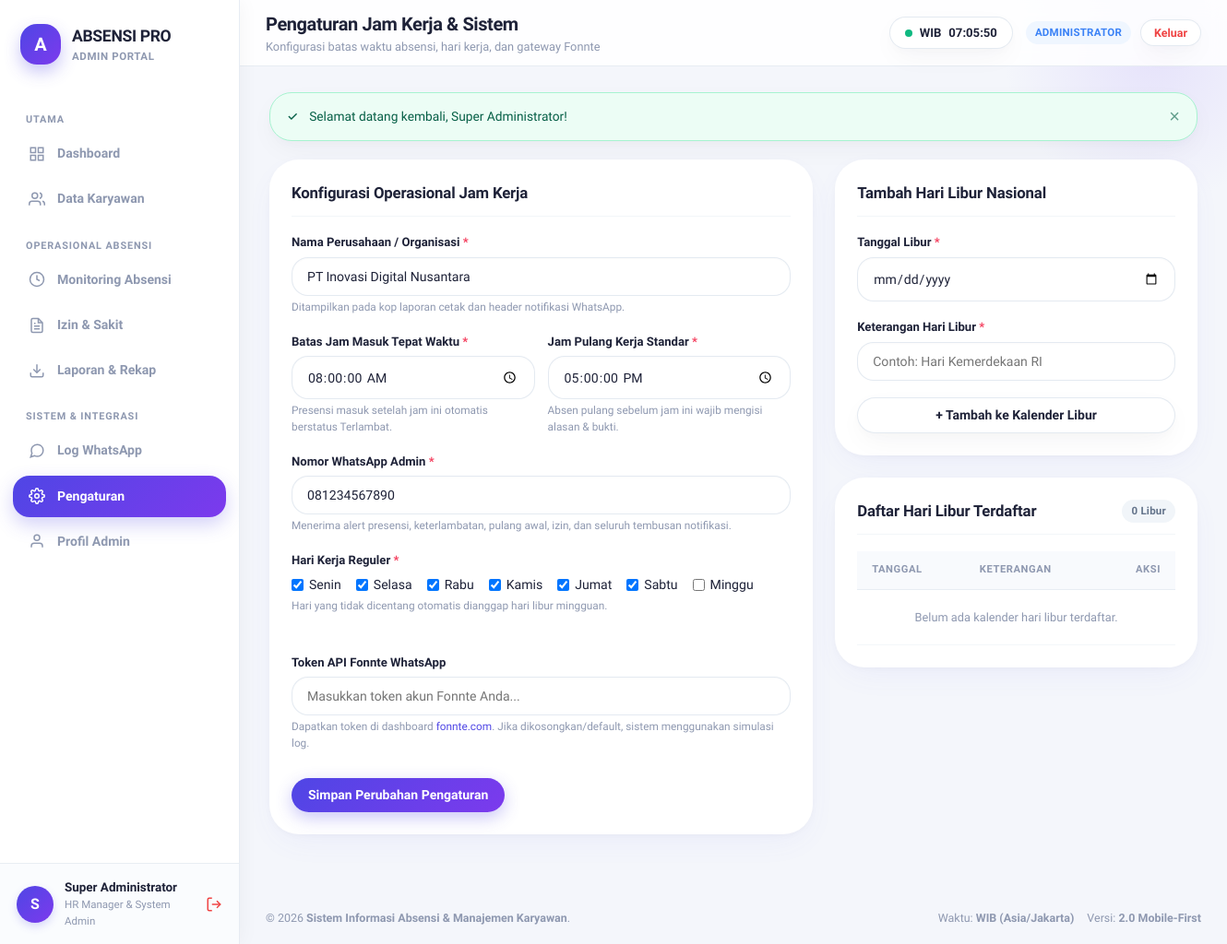
/admin_settings.php (signed in), run on the app's committed database.
### tables this page shows
CREATE TABLE IF NOT EXISTS `users` (
    `id` INT UNSIGNED AUTO_INCREMENT PRIMARY KEY,
    `nik` VARCHAR(30) NOT NULL,
    `nama_lengkap` VARCHAR(100) NOT NULL,
    `jabatan` VARCHAR(50) NOT NULL,
    `no_wa` VARCHAR(20) NOT NULL,
    `email` VARCHAR(100) NOT NULL,
    `password_hash` VARCHAR(255) NOT NULL,
    `role` ENUM('admin', 'karyawan') NOT NULL DEFAULT 'karyawan',
    `account_status` ENUM('menunggu', 'disetujui', 'ditolak') NOT NULL DEFAULT 'menunggu',
    `rejection_reason` TEXT DEFAULT NULL,
    `approved_by` INT UNSIGNED DEFAULT NULL,
    `approved_at` DATETIME DEFAULT NULL,
    `is_active` TINYINT(1) NOT NULL DEFAULT 1,
    `created_at` DATETIME NOT NULL DEFAULT CURRENT_TIMESTAMP,
    `updated_at` DATETIME NOT NULL DEFAULT CURRENT_TIMESTAMP ON UPDATE CURRENT_TIMESTAMP,
    UNIQUE KEY `uk_users_nik` (`nik`),
    UNIQUE KEY `uk_users_email` (`email`),
    INDEX `idx_users_role_status` (`role`, `account_status`, `is_active`)
);

CREATE TABLE IF NOT EXISTS `work_settings` (
    `id` INT UNSIGNED AUTO_INCREMENT PRIMARY KEY,
    `check_in_deadline` TIME NOT NULL DEFAULT '08:00:00',
    `check_out_time` TIME NOT NULL DEFAULT '17:00:00',
    `work_days` VARCHAR(50) NOT NULL DEFAULT '1,2,3,4,5,6',
    `company_name` VARCHAR(100) NOT NULL DEFAULT 'PT Inovasi Digital Nusantara',
    `admin_phone` VARCHAR(20) NOT NULL DEFAULT '081234567890',
    `updated_by` INT UNSIGNED DEFAULT NULL,
    `updated_at` DATETIME NOT NULL DEFAULT CURRENT_TIMESTAMP ON UPDATE CURRENT_TIMESTAMP
);

### helpers/auth_helper.php (called while the page is built, shortened)
<?php
require_once __DIR__ . '/sanitize_helper.php';
function is_logged_in(): bool {
    return isset($_SESSION['user_id']) && !empty($_SESSION['user_id']);
}
function current_user(): ?array {
    static $currentUser = null;
    if ($currentUser === null) {
        $db = get_db_connection();
        $stmt = $db->prepare("SELECT id, nik, nama_lengkap, jabatan, no_wa, email, role, account_status, is_active FROM users WHERE id = ?");
        $stmt->execute([$_SESSION['user_id']]);
        $user = $stmt->fetch();
        $currentUser = $user;
    }
    return $currentUser;
}
function require_login(): void {
    $user = current_user();
}
function require_admin(): void {
    require_login();
}

### config/env.php (called while the page is built, shortened)
<?php
function env(string $key, mixed $default = null): mixed {
    if (isset($_ENV[$key])) {
        return $_ENV[$key];
    }
    return $default;
}

### config/fonnte.php (called while the page is built, shortened)
<?php
require_once __DIR__ . '/env.php';
function get_fonnte_token(): string {
    return trim((string)env('FONNTE_TOKEN', FONNTE_DEFAULT_TOKEN));
}

### admin_settings.php (the view, shortened to what this page needs)
<?php
require_once __DIR__ . '/helpers/auth_helper.php';
require_once __DIR__ . '/helpers/sanitize_helper.php';
require_once __DIR__ . '/config/fonnte.php';
require_admin();
$db = get_db_connection();
$stmtSet = $db->query("SELECT * FROM work_settings WHERE id = 1");
$settings = $stmtSet->fetch() ?: [
    'check_in_deadline' => '08:00:00',
    'work_days' => '1,2,3,4,5,6',
    'company_name' => 'PT Inovasi Digital Nusantara',
    'admin_phone' => '081234567890'
];
$activeDays = explode(',', $settings['work_days']);
$currentFonnteToken = get_fonnte_token();
$stmtHolidays = $db->query("SELECT * FROM holidays ORDER BY holiday_date ASC");
$holidays = $stmtHolidays->fetchAll();
require_once __DIR__ . '/views/layouts/header.php';
require_once __DIR__ . '/views/layouts/sidebar_admin.php';
require_once __DIR__ . '/views/layouts/top_navbar.php';
?>
<div style="display: grid; grid-template-columns: 3fr 2fr; gap: 24px;">
    <div class="card">
        <div class="card-header">
            <h2 class="card-title">Konfigurasi Operasional Jam Kerja</h2>
        </div>
        <form action="<?= BASE_URL ?>/admin_settings.php" method="POST">
            <div class="form-group">
                <label for="company_name" class="form-label required">Nama Perusahaan / Organisasi</label>
                <input type="text" id="company_name" name="company_name" class="form-control" value="<?= clean_input($settings['company_name']) ?>" required>
                <div class="form-hint">Ditampilkan pada kop laporan cetak dan header notifikasi WhatsApp.</div>
            </div>
            <div style="display: grid; grid-template-columns: 1fr 1fr; gap: 14px;">
                <div class="form-group">
                    <label for="check_in_deadline" class="form-label required">Batas Jam Masuk Tepat Waktu</label>
                    <input type="time" id="check_in_deadline" name="check_in_deadline" step="1" class="form-control" value="<?= substr($settings['check_in_deadline'], 0, 5) ?>" required>
                    <div class="form-hint">Presensi masuk setelah jam ini otomatis berstatus Terlambat.</div>
                </div>
                <div class="form-group">
                    <label for="check_out_time" class="form-label required">Jam Pulang Kerja Standar</label>
                    <input type="time" id="check_out_time" name="check_out_time" step="1" class="form-control" value="<?= substr($settings['check_out_time'] ?? '17:00:00', 0, 5) ?>" required>
                    <div class="form-hint">Absen pulang sebelum jam ini wajib mengisi alasan & bukti.</div>
                </div>
            </div>
            <div class="form-group">
                <label for="admin_phone" class="form-label required">Nomor WhatsApp Admin</label>
                <input type="text" id="admin_phone" name="admin_phone" class="form-control" value="<?= clean_input($settings['admin_phone']) ?>" placeholder="081234567890" required>
                <div class="form-hint">Menerima alert presensi, keterlambatan, pulang awal, izin, dan seluruh tembusan notifikasi.</div>
            </div>
            <div class="form-group">
                <label class="form-label required">Hari Kerja Reguler</label>
                <div style="display: flex; gap: 16px; flex-wrap: wrap; margin-top: 6px;">
                    <?php
                    $daysList = [
                        '1' => 'Senin', '2' => 'Selasa', '3' => 'Rabu',
                        '4' => 'Kamis', '5' => 'Jumat', '6' => 'Sabtu', '7' => 'Minggu'
                    ];
                    foreach ($daysList as $val => $name):
                        $checked = in_array((string)$val, $activeDays, true) ? 'checked' : '';
                    ?>
                        <label style="display: flex; align-items: center; gap: 6px; font-size: 0.88rem; cursor: pointer;">
                            <input type="checkbox" name="work_days[]" value="<?= $val ?>" <?= $checked ?>>
                            <span><?= $name ?></span>
                        </label>
                    <?php endforeach; ?>
                </div>
                <div class="form-hint">Hari yang tidak dicentang otomatis dianggap hari libur mingguan.</div>
            </div>
            <div class="form-group" style="margin-top: 24px; padding-top: 18px; border-top: 1px dashed var(--border-light);">
                <label for="fonnte_token" class="form-label">Token API Fonnte WhatsApp</label>
                <input type="text" id="fonnte_token" name="fonnte_token" class="form-control" value="<?= ($currentFonnteToken !== 'YOUR_FONNTE_API_TOKEN_HERE') ? clean_input($currentFonnteToken) : '' ?>" placeholder="Masukkan token akun Fonnte Anda...">
                <div class="form-hint">Dapatkan token di dashboard <a href="https://fonnte.com" target="_blank">fonnte.com</a>. Jika dikosongkan/default, sistem menggunakan simulasi log.</div>
            </div>
            <button type="submit" class="btn btn-primary" style="margin-top: 10px;">
                Simpan Perubahan Pengaturan
            </button>
        </form>
    </div>
    <div>
        <div class="card" style="margin-bottom: 24px;">
            <div class="card-header">
                <h2 class="card-title">Tambah Hari Libur Nasional</h2>
            </div>
            <form action="<?= BASE_URL ?>/admin_settings.php" method="POST">
                <div class="form-group">
                    <label for="holiday_date" class="form-label required">Tanggal Libur</label>
                    <input type="date" id="holiday_date" name="holiday_date" class="form-control" required>
                </div>
                <div class="form-group">
                    <label for="holiday_name" class="form-label required">Keterangan Hari Libur</label>
                    <input type="text" id="holiday_name" name="holiday_name" class="form-control" placeholder="Contoh: Hari Kemerdekaan RI" required>
                </div>
                <button type="submit" class="btn btn-secondary" style="width: 100%;">
                    + Tambah ke Kalender Libur
                </button>
            </form>
        </div>
        <div class="card">
            <div class="card-header">
                <h2 class="card-title">Daftar Hari Libur Terdaftar</h2>
                <span class="badge badge-secondary"><?= count($holidays) ?> Libur</span>
            </div>
            <div class="table-responsive">
                <table class="table">
                    <thead>
                        <tr>
                            <th>Tanggal</th>
                            <th>Keterangan</th>
                            <th style="text-align: right;">Aksi</th>
                        </tr>
                    </thead>
                    <tbody>
                        <?php if (empty($holidays)): ?>
                            <tr>
                                <td colspan="3" style="text-align: center; padding: 20px; color: var(--text-muted); font-size: 0.8rem;">
                                    Belum ada kalender hari libur terdaftar.
                                </td>
                            </tr>
                        <?php endif; ?>
                    </tbody>
                </table>
            </div>
        </div>
    </div>
</div>
<?php
require_once __DIR__ . '/views/layouts/footer.php';
?>

### views/layouts/sidebar_admin.php (shortened to what this page needs)
<?php
$currentScript = basename($_SERVER['PHP_SELF']);
$user = current_user();
?>
<aside class="sidebar">
    <div class="sidebar-brand">
        <div class="sidebar-logo-icon">A</div>
        <div>
            <div class="sidebar-brand-title">ABSENSI PRO</div>
            <div class="sidebar-brand-subtitle">Admin Portal</div>
        </div>
    </div>
    <ul class="sidebar-menu">
        <li class="menu-category">Utama</li>
        <li class="menu-item">
            <a href="<?= BASE_URL ?>/admin_dashboard.php" class="menu-link <?= $currentScript === 'admin_dashboard.php' ? 'active' : '' ?>">
                <span class="menu-icon">
                    <svg width="18" height="18" viewBox="0 0 24 24" fill="none" stroke="currentColor" stroke-width="2"><rect x="3" y="3" width="7" height="7"></rect><rect x="14" y="3" width="7" height="7"></rect><rect x="14" y="14" width="7" height="7"></rect><rect x="3" y="14" width="7" height="7"></rect></svg>
                </span>
                <span>Dashboard</span>
            </a>
        </li>
        <li class="menu-item">
            <a href="<?= BASE_URL ?>/admin_employees.php" class="menu-link <?= in_array($currentScript, ['admin_employees.php', 'admin_employee_detail.php']) ? 'active' : '' ?>">
                <span class="menu-icon">
                    <svg width="18" height="18" viewBox="0 0 24 24" fill="none" stroke="currentColor" stroke-width="2"><path d="M17 21v-2a4 4 0 0 0-4-4H5a4 4 0 0 0-4 4v2"></path><circle cx="9" cy="7" r="4"></circle><path d="M23 21v-2a4 4 0 0 0-3-3.87"></path><path d="M16 3.13a4 4 0 0 1 0 7.75"></path></svg>
                </span>
                <span>Data Karyawan</span>
            </a>
        </li>
        <li class="menu-category">Operasional Absensi</li>
        <li class="menu-item">
            <a href="<?= BASE_URL ?>/admin_attendance.php" class="menu-link <?= $currentScript === 'admin_attendance.php' ? 'active' : '' ?>">
                <span class="menu-icon">
                    <svg width="18" height="18" viewBox="0 0 24 24" fill="none" stroke="currentColor" stroke-width="2"><circle cx="12" cy="12" r="10"></circle><polyline points="12 6 12 12 16 14"></polyline></svg>
                </span>
                <span>Monitoring Absensi</span>
            </a>
        </li>
        <li class="menu-item">
            <a href="<?= BASE_URL ?>/admin_leaves.php" class="menu-link <?= $currentScript === 'admin_leaves.php' ? 'active' : '' ?>">
                <span class="menu-icon">
                </span>
                <span>Izin & Sakit</span>
            </a>
        </li>
        <li class="menu-item">
            <a href="<?= BASE_URL ?>/admin_reports.php" class="menu-link <?= $currentScript === 'admin_reports.php' ? 'active' : '' ?>">
                <span class="menu-icon">
                    <svg width="18" height="18" viewBox="0 0 24 24" fill="none" stroke="currentColor" stroke-width="2"><path d="M21 15v4a2 2 0 0 1-2 2H5a2 2 0 0 1-2-2v-4"></path><polyline points="7 10 12 15 17 10"></polyline><line x1="12" y1="15" x2="12" y2="3"></line></svg>
                </span>
                <span>Laporan & Rekap</span>
            </a>
        </li>
        <li class="menu-category">Sistem & Integrasi</li>
        <li class="menu-item">
            <a href="<?= BASE_URL ?>/admin_fonnte_logs.php" class="menu-link <?= $currentScript === 'admin_fonnte_logs.php' ? 'active' : '' ?>">
                <span class="menu-icon">
                    <svg width="18" height="18" viewBox="0 0 24 24" fill="none" stroke="currentColor" stroke-width="2"><path d="M21 11.5a8.38 8.38 0 0 1-.9 3.8 8.5 8.5 0 0 1-7.6 4.7 8.38 8.38 0 0 1-3.8-.9L3 21l1.9-5.7a8.38 8.38 0 0 1-.9-3.8 8.5 8.5 0 0 1 4.7-7.6 8.38 8.38 0 0 1 3.8-.9h.5a8.48 8.48 0 0 1 8 8v.5z"></path></svg>
                </span>
                <span>Log WhatsApp</span>
            </a>
        </li>
        <li class="menu-item">
            <a href="<?= BASE_URL ?>/admin_settings.php" class="menu-link <?= $currentScript === 'admin_settings.php' ? 'active' : '' ?>">
                <span class="menu-icon">
                </span>
                <span>Pengaturan</span>
            </a>
        </li>
        <li class="menu-item">
            <a href="<?= BASE_URL ?>/profile.php" class="menu-link <?= $currentScript === 'profile.php' ? 'active' : '' ?>">
                <span class="menu-icon">
                    <svg width="18" height="18" viewBox="0 0 24 24" fill="none" stroke="currentColor" stroke-width="2"><path d="M20 21v-2a4 4 0 0 0-4-4H8a4 4 0 0 0-4 4v2"></path><circle cx="12" cy="7" r="4"></circle></svg>
                </span>
                <span>Profil Admin</span>
            </a>
        </li>
    </ul>
    <div class="sidebar-footer">
        <div class="user-profile-badge">
            <div class="user-avatar-circle">
                <?= strtoupper(substr($user['nama_lengkap'] ?? 'A', 0, 1)) ?>
            </div>
            <div class="user-info-text">
                <div class="user-info-name"><?= clean_input($user['nama_lengkap'] ?? 'Admin') ?></div>
                <div class="user-info-role"><?= clean_input($user['jabatan'] ?? 'Administrator') ?></div>
            </div>
            <a href="<?= BASE_URL ?>/logout.php" title="Keluar / Logout" style="color: #EF4444; margin-left: auto; display: flex; align-items: center;">
                <svg width="18" height="18" viewBox="0 0 24 24" fill="none" stroke="currentColor" stroke-width="2"><path d="M9 21H5a2 2 0 0 1-2-2V5a2 2 0 0 1 2-2h4"></path><polyline points="16 17 21 12 16 7"></polyline><line x1="21" y1="12" x2="9" y2="12"></line></svg>
            </a>
        </div>
    </div>
</aside>

### data on the page
users: nama_lengkap "S", nama_lengkap "Super Administrator", jabatan "HR Manager & System Admin"
work_settings: company_name "PT Inovasi Digital Nusantara", check_in_deadline "08:00", check_out_time "17:00", admin_phone "081234567890"

### other printed values
clean_input($pageTitle) "Pengaturan Jam Kerja & Sistem"
clean_input($pageSubtitle) "Konfigurasi batas waktu absensi, hari kerja, dan gateway Fonnte"
$icon "✓"
$msg "Selamat datang kembali, Super Administrator!"
$name "Senin"
$name "Selasa"
$name "Rabu"
$name "Kamis"
$name "Jumat"
$name "Sabtu"
$name "Minggu"
count($holidays) "0"
clean_input(APP_NAME) "Sistem Informasi Absensi & Manajemen Karyawan"
